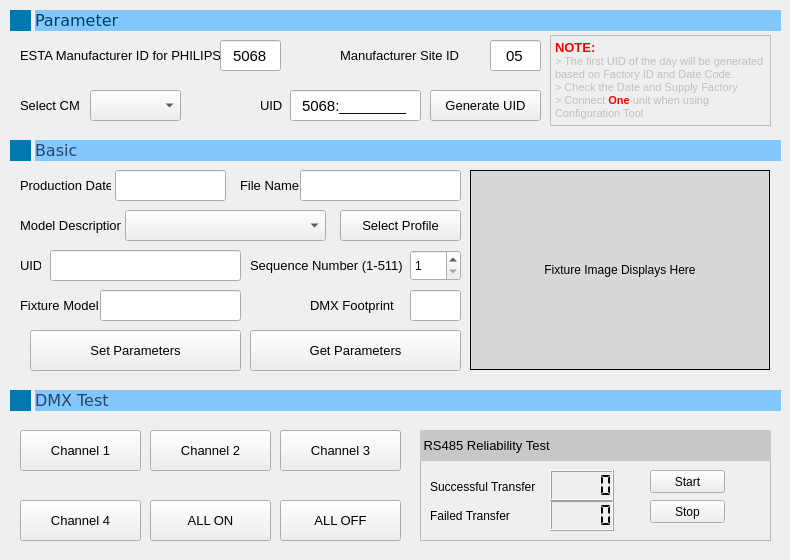
    <widget class="QWidget" name="configuration">
     <attribute name="title">
      <string>Configuration</string>
     </attribute>
     <widget class="QFrame" name="frame_3">
      <property name="geometry">
       <rect>
        <x>10</x>
        <y>410</y>
        <width>771</width>
        <height>141</height>
       </rect>
      </property>
      <property name="styleSheet">
       <string notr="true"/>
      </property>
      <property name="frameShape">
       <enum>QFrame::NoFrame</enum>
      </property>
      <property name="frameShadow">
       <enum>QFrame::Raised</enum>
      </property>
      <property name="lineWidth">
       <number>1</number>
      </property>
      <property name="midLineWidth">
       <number>1</number>
      </property>
      <widget class="QPushButton" name="pushButton_CH1">
       <property name="geometry">
        <rect>
         <x>10</x>
         <y>20</y>
         <width>121</width>
         <height>41</height>
        </rect>
       </property>
       <property name="font">
        <font>
         <pointsize>10</pointsize>
        </font>
       </property>
       <property name="text">
        <string>Channel 1</string>
       </property>
      </widget>
      <widget class="QPushButton" name="pushButton_CH2">
       <property name="geometry">
        <rect>
         <x>140</x>
         <y>20</y>
         <width>121</width>
         <height>41</height>
        </rect>
       </property>
       <property name="font">
        <font>
         <pointsize>10</pointsize>
        </font>
       </property>
       <property name="text">
        <string>Channel 2</string>
       </property>
      </widget>
      <widget class="QPushButton" name="pushButton_CH3">
       <property name="geometry">
        <rect>
         <x>270</x>
         <y>20</y>
         <width>121</width>
         <height>41</height>
        </rect>
       </property>
       <property name="font">
        <font>
         <pointsize>10</pointsize>
        </font>
       </property>
       <property name="text">
        <string>Channel 3</string>
       </property>
      </widget>
      <widget class="QPushButton" name="pushButton_CH4">
       <property name="geometry">
        <rect>
         <x>10</x>
         <y>90</y>
         <width>121</width>
         <height>41</height>
        </rect>
       </property>
       <property name="font">
        <font>
         <pointsize>10</pointsize>
        </font>
       </property>
       <property name="text">
        <string>Channel 4</string>
       </property>
      </widget>
      <widget class="QPushButton" name="pushButton_ALLON">
       <property name="geometry">
        <rect>
         <x>140</x>
         <y>90</y>
         <width>121</width>
         <height>41</height>
        </rect>
       </property>
       <property name="font">
        <font>
         <pointsize>10</pointsize>
        </font>
       </property>
       <property name="text">
        <string>ALL ON</string>
       </property>
      </widget>
      <widget class="QPushButton" name="pushButton_ALLOFF">
       <property name="geometry">
        <rect>
         <x>270</x>
         <y>90</y>
         <width>121</width>
         <height>41</height>
        </rect>
       </property>
       <property name="font">
        <font>
         <pointsize>10</pointsize>
        </font>
       </property>
       <property name="text">
        <string>ALL OFF</string>
       </property>
      </widget>
      <widget class="QLabel" name="label_14">
       <property name="geometry">
        <rect>
         <x>410</x>
         <y>20</y>
         <width>351</width>
         <height>31</height>
        </rect>
       </property>
       <property name="font">
        <font>
         <pointsize>10</pointsize>
        </font>
       </property>
       <property name="styleSheet">
        <string notr="true">background-color: rgb(200, 200, 200);</string>
       </property>
       <property name="text">
        <string> RS485 Reliability Test</string>
       </property>
      </widget>
      <widget class="QLabel" name="label_15">
       <property name="geometry">
        <rect>
         <x>420</x>
         <y>66</y>
         <width>131</width>
         <height>21</height>
        </rect>
       </property>
       <property name="text">
        <string>Successful Transfer</string>
       </property>
      </widget>
      <widget class="QLabel" name="label_16">
       <property name="geometry">
        <rect>
         <x>420</x>
         <y>90</y>
         <width>111</width>
         <height>31</height>
        </rect>
       </property>
       <property name="text">
        <string>Failed Transfer</string>
       </property>
      </widget>
      <widget class="QFrame" name="frame_4">
       <property name="geometry">
        <rect>
         <x>410</x>
         <y>40</y>
         <width>351</width>
         <height>91</height>
        </rect>
       </property>
       <property name="styleSheet">
        <string notr="true"/>
       </property>
       <property name="frameShape">
        <enum>QFrame::StyledPanel</enum>
       </property>
       <property name="frameShadow">
        <enum>QFrame::Raised</enum>
       </property>
       <widget class="QLCDNumber" name="lcdNumber_2">
        <property name="geometry">
         <rect>
          <x>130</x>
          <y>50</y>
          <width>64</width>
          <height>31</height>
         </rect>
        </property>
        <property name="segmentStyle">
         <enum>QLCDNumber::Flat</enum>
        </property>
       </widget>
       <widget class="QPushButton" name="pushButton_test">
        <property name="geometry">
         <rect>
          <x>230</x>
          <y>20</y>
          <width>75</width>
          <height>23</height>
         </rect>
        </property>
        <property name="text">
         <string>Start</string>
        </property>
       </widget>
       <widget class="QPushButton" name="pushButton_test_2">
        <property name="geometry">
         <rect>
          <x>230</x>
          <y>50</y>
          <width>75</width>
          <height>23</height>
         </rect>
        </property>
        <property name="text">
         <string>Stop</string>
        </property>
       </widget>
      </widget>
      <widget class="QLCDNumber" name="lcdNumber">
       <property name="geometry">
        <rect>
         <x>540</x>
         <y>60</y>
         <width>64</width>
         <height>31</height>
        </rect>
       </property>
       <property name="segmentStyle">
        <enum>QLCDNumber::Flat</enum>
       </property>
      </widget>
      <zorder>frame_4</zorder>
      <zorder>pushButton_CH1</zorder>
      <zorder>pushButton_CH2</zorder>
      <zorder>pushButton_CH3</zorder>
      <zorder>pushButton_CH4</zorder>
      <zorder>pushButton_ALLON</zorder>
      <zorder>pushButton_ALLOFF</zorder>
      <zorder>label_14</zorder>
      <zorder>label_15</zorder>
      <zorder>label_16</zorder>
      <zorder>lcdNumber</zorder>
     </widget>
     <widget class="QLabel" name="label_26">
      <property name="geometry">
       <rect>
        <x>35</x>
        <y>390</y>
        <width>746</width>
        <height>21</height>
       </rect>
      </property>
      <property name="font">
       <font>
        <family>Verdana</family>
        <pointsize>11</pointsize>
        <italic>true</italic>
       </font>
      </property>
      <property name="styleSheet">
       <string notr="true">background-color: rgb(130, 200, 255);</string>
      </property>
      <property name="text">
       <string>&lt;html&gt;&lt;head/&gt;&lt;body&gt;&lt;p&gt;&lt;span style=&quot; font-size:12pt; font-style:normal; color:#284664;&quot;&gt;DMX Test&lt;/span&gt;&lt;/p&gt;&lt;/body&gt;&lt;/html&gt;</string>
      </property>
     </widget>
     <widget class="QLabel" name="label_18">
      <property name="geometry">
       <rect>
        <x>35</x>
        <y>140</y>
        <width>746</width>
        <height>21</height>
       </rect>
      </property>
      <property name="font">
       <font>
        <family>Verdana</family>
        <pointsize>11</pointsize>
       </font>
      </property>
      <property name="styleSheet">
       <string notr="true">background-color: rgb(130, 200, 255);</string>
      </property>
      <property name="text">
       <string>&lt;html&gt;&lt;head/&gt;&lt;body&gt;&lt;p&gt;&lt;span style=&quot; font-size:12pt; color:#284664;&quot;&gt;Basic&lt;/span&gt;&lt;/p&gt;&lt;/body&gt;&lt;/html&gt;</string>
      </property>
     </widget>
     <widget class="QFrame" name="frame">
      <property name="geometry">
       <rect>
        <x>10</x>
        <y>30</y>
        <width>771</width>
        <height>101</height>
       </rect>
      </property>
      <property name="styleSheet">
       <string notr="true"/>
      </property>
      <property name="frameShape">
       <enum>QFrame::NoFrame</enum>
      </property>
      <property name="frameShadow">
       <enum>QFrame::Raised</enum>
      </property>
      <property name="lineWidth">
       <number>1</number>
      </property>
      <property name="midLineWidth">
       <number>1</number>
      </property>
      <widget class="QLabel" name="label_5">
       <property name="geometry">
        <rect>
         <x>10</x>
         <y>10</y>
         <width>201</width>
         <height>31</height>
        </rect>
       </property>
       <property name="font">
        <font>
         <pointsize>10</pointsize>
        </font>
       </property>
       <property name="text">
        <string>ESTA Manufacturer ID for PHILIPS</string>
       </property>
      </widget>
      <widget class="QLabel" name="label_9">
       <property name="geometry">
        <rect>
         <x>330</x>
         <y>10</y>
         <width>121</width>
         <height>31</height>
        </rect>
       </property>
       <property name="font">
        <font>
         <pointsize>10</pointsize>
        </font>
       </property>
       <property name="text">
        <string>Manufacturer Site ID</string>
       </property>
      </widget>
      <widget class="QLabel" name="label_11">
       <property name="geometry">
        <rect>
         <x>10</x>
         <y>60</y>
         <width>91</width>
         <height>31</height>
        </rect>
       </property>
       <property name="font">
        <font>
         <pointsize>10</pointsize>
        </font>
       </property>
       <property name="text">
        <string>Select CM</string>
       </property>
      </widget>
      <widget class="QLineEdit" name="lineEdit_3">
       <property name="enabled">
        <bool>true</bool>
       </property>
       <property name="geometry">
        <rect>
         <x>210</x>
         <y>10</y>
         <width>61</width>
         <height>31</height>
        </rect>
       </property>
       <property name="font">
        <font>
         <pointsize>11</pointsize>
        </font>
       </property>
       <property name="text">
        <string>5068</string>
       </property>
       <property name="alignment">
        <set>Qt::AlignCenter</set>
       </property>
       <property name="readOnly">
        <bool>true</bool>
       </property>
      </widget>
      <widget class="QLineEdit" name="lineEdit_4">
       <property name="enabled">
        <bool>true</bool>
       </property>
       <property name="geometry">
        <rect>
         <x>480</x>
         <y>10</y>
         <width>51</width>
         <height>31</height>
        </rect>
       </property>
       <property name="font">
        <font>
         <pointsize>11</pointsize>
        </font>
       </property>
       <property name="text">
        <string>05</string>
       </property>
       <property name="alignment">
        <set>Qt::AlignCenter</set>
       </property>
       <property name="readOnly">
        <bool>true</bool>
       </property>
      </widget>
      <widget class="QLineEdit" name="lineEdit_UID">
       <property name="geometry">
        <rect>
         <x>280</x>
         <y>60</y>
         <width>131</width>
         <height>31</height>
        </rect>
       </property>
       <property name="font">
        <font>
         <pointsize>11</pointsize>
        </font>
       </property>
       <property name="text">
        <string>5068:________</string>
       </property>
       <property name="alignment">
        <set>Qt::AlignCenter</set>
       </property>
      </widget>
      <widget class="QPushButton" name="GenerateUID_2">
       <property name="geometry">
        <rect>
         <x>420</x>
         <y>60</y>
         <width>111</width>
         <height>31</height>
        </rect>
       </property>
       <property name="font">
        <font>
         <pointsize>10</pointsize>
        </font>
       </property>
       <property name="text">
        <string>Generate UID</string>
       </property>
      </widget>
      <widget class="QComboBox" name="comboBox_CMList">
       <property name="geometry">
        <rect>
         <x>80</x>
         <y>60</y>
         <width>91</width>
         <height>31</height>
        </rect>
       </property>
      </widget>
      <widget class="QLabel" name="label_12">
       <property name="geometry">
        <rect>
         <x>250</x>
         <y>60</y>
         <width>31</width>
         <height>31</height>
        </rect>
       </property>
       <property name="font">
        <font>
         <pointsize>10</pointsize>
        </font>
       </property>
       <property name="text">
        <string>UID</string>
       </property>
      </widget>
      <widget class="QTextBrowser" name="textBrowser_2">
       <property name="enabled">
        <bool>false</bool>
       </property>
       <property name="geometry">
        <rect>
         <x>540</x>
         <y>5</y>
         <width>221</width>
         <height>91</height>
        </rect>
       </property>
       <property name="frameShape">
        <enum>QFrame::Box</enum>
       </property>
       <property name="frameShadow">
        <enum>QFrame::Plain</enum>
       </property>
       <property name="lineWidth">
        <number>1</number>
       </property>
       <property name="html">
        <string>&lt;!DOCTYPE HTML PUBLIC &quot;-//W3C//DTD HTML 4.0//EN&quot; &quot;http://www.w3.org/TR/REC-html40/strict.dtd&quot;&gt;
&lt;html&gt;&lt;head&gt;&lt;meta name=&quot;qrichtext&quot; content=&quot;1&quot; /&gt;&lt;style type=&quot;text/css&quot;&gt;
p, li { white-space: pre-wrap; }
&lt;/style&gt;&lt;/head&gt;&lt;body style=&quot; font-family:'MS Shell Dlg 2'; font-size:10pt; font-weight:400; font-style:normal;&quot;&gt;
&lt;p style=&quot; margin-top:0px; margin-bottom:0px; margin-left:0px; margin-right:0px; -qt-block-indent:0; text-indent:0px;&quot;&gt;&lt;span style=&quot; font-weight:600; color:#ff0000;&quot;&gt;NOTE:&lt;/span&gt;&lt;/p&gt;
&lt;p style=&quot; margin-top:0px; margin-bottom:0px; margin-left:0px; margin-right:0px; -qt-block-indent:0; text-indent:0px;&quot;&gt;&lt;span style=&quot; font-size:8pt;&quot;&gt;&amp;gt; The first UID of the day will be generated based on Factory ID and Date Code.&lt;/span&gt;&lt;/p&gt;
&lt;p style=&quot; margin-top:0px; margin-bottom:0px; margin-left:0px; margin-right:0px; -qt-block-indent:0; text-indent:0px;&quot;&gt;&lt;span style=&quot; font-size:8pt;&quot;&gt;&amp;gt; Check the Date and Supply Factory&lt;/span&gt;&lt;/p&gt;
&lt;p style=&quot; margin-top:0px; margin-bottom:0px; margin-left:0px; margin-right:0px; -qt-block-indent:0; text-indent:0px;&quot;&gt;&lt;span style=&quot; font-size:8pt;&quot;&gt;&amp;gt; Connect &lt;/span&gt;&lt;span style=&quot; font-size:8pt; font-weight:600; color:#ff0000;&quot;&gt;One&lt;/span&gt;&lt;span style=&quot; font-size:8pt;&quot;&gt; unit when using Configuration Tool&lt;/span&gt;&lt;/p&gt;&lt;/body&gt;&lt;/html&gt;</string>
       </property>
      </widget>
     </widget>
     <widget class="QLabel" name="label_13">
      <property name="geometry">
       <rect>
        <x>35</x>
        <y>10</y>
        <width>746</width>
        <height>21</height>
       </rect>
      </property>
      <property name="font">
       <font>
        <family>Verdana</family>
        <pointsize>11</pointsize>
       </font>
      </property>
      <property name="styleSheet">
       <string notr="true">background-color: rgb(130, 200, 255);</string>
      </property>
      <property name="text">
       <string>&lt;html&gt;&lt;head/&gt;&lt;body&gt;&lt;p&gt;&lt;span style=&quot; font-size:12pt; color:#003d5a;&quot;&gt;Parameter&lt;/span&gt;&lt;/p&gt;&lt;/body&gt;&lt;/html&gt;</string>
      </property>
     </widget>
     <widget class="QFrame" name="frame_2">
      <property name="enabled">
       <bool>true</bool>
      </property>
      <property name="geometry">
       <rect>
        <x>10</x>
        <y>160</y>
        <width>771</width>
        <height>221</height>
       </rect>
      </property>
      <property name="styleSheet">
       <string notr="true"/>
      </property>
      <property name="frameShape">
       <enum>QFrame::NoFrame</enum>
      </property>
      <property name="frameShadow">
       <enum>QFrame::Raised</enum>
      </property>
      <property name="lineWidth">
       <number>1</number>
      </property>
      <property name="midLineWidth">
       <number>1</number>
      </property>
      <widget class="QLabel" name="label_17">
       <property name="geometry">
        <rect>
         <x>10</x>
         <y>10</y>
         <width>91</width>
         <height>31</height>
        </rect>
       </property>
       <property name="font">
        <font>
         <pointsize>10</pointsize>
        </font>
       </property>
       <property name="text">
        <string>Production Date</string>
       </property>
      </widget>
      <widget class="QLineEdit" name="lineEdit_Today">
       <property name="enabled">
        <bool>true</bool>
       </property>
       <property name="geometry">
        <rect>
         <x>105</x>
         <y>10</y>
         <width>111</width>
         <height>31</height>
        </rect>
       </property>
       <property name="font">
        <font>
         <family>Lucida Sans Unicode</family>
         <pointsize>11</pointsize>
        </font>
       </property>
       <property name="text">
        <string/>
       </property>
       <property name="alignment">
        <set>Qt::AlignCenter</set>
       </property>
       <property name="readOnly">
        <bool>true</bool>
       </property>
      </widget>
      <widget class="QPushButton" name="pushButton_SelectPP">
       <property name="geometry">
        <rect>
         <x>330</x>
         <y>50</y>
         <width>121</width>
         <height>31</height>
        </rect>
       </property>
       <property name="font">
        <font>
         <pointsize>10</pointsize>
        </font>
       </property>
       <property name="text">
        <string>Select Profile</string>
       </property>
      </widget>
      <widget class="QPushButton" name="pushButton_SetPara">
       <property name="geometry">
        <rect>
         <x>20</x>
         <y>170</y>
         <width>211</width>
         <height>41</height>
        </rect>
       </property>
       <property name="font">
        <font>
         <pointsize>10</pointsize>
        </font>
       </property>
       <property name="text">
        <string>Set Parameters</string>
       </property>
      </widget>
      <widget class="QPushButton" name="pushButton_GetPara">
       <property name="geometry">
        <rect>
         <x>240</x>
         <y>170</y>
         <width>211</width>
         <height>41</height>
        </rect>
       </property>
       <property name="font">
        <font>
         <pointsize>10</pointsize>
        </font>
       </property>
       <property name="text">
        <string>Get Parameters</string>
       </property>
      </widget>
      <widget class="QComboBox" name="comboBox_ModelList">
       <property name="geometry">
        <rect>
         <x>115</x>
         <y>50</y>
         <width>201</width>
         <height>31</height>
        </rect>
       </property>
      </widget>
      <widget class="QLabel" name="label_19">
       <property name="geometry">
        <rect>
         <x>10</x>
         <y>50</y>
         <width>101</width>
         <height>31</height>
        </rect>
       </property>
       <property name="font">
        <font>
         <pointsize>10</pointsize>
        </font>
       </property>
       <property name="text">
        <string>Model Description</string>
       </property>
      </widget>
      <widget class="QLabel" name="label_20">
       <property name="geometry">
        <rect>
         <x>300</x>
         <y>130</y>
         <width>91</width>
         <height>31</height>
        </rect>
       </property>
       <property name="font">
        <font>
         <pointsize>10</pointsize>
        </font>
       </property>
       <property name="text">
        <string>DMX Footprint</string>
       </property>
      </widget>
      <widget class="QLabel" name="label_21">
       <property name="geometry">
        <rect>
         <x>240</x>
         <y>90</y>
         <width>211</width>
         <height>31</height>
        </rect>
       </property>
       <property name="font">
        <font>
         <pointsize>10</pointsize>
        </font>
       </property>
       <property name="text">
        <string>Sequence Number (1-511)</string>
       </property>
      </widget>
      <widget class="QSpinBox" name="spinBox">
       <property name="geometry">
        <rect>
         <x>400</x>
         <y>90</y>
         <width>51</width>
         <height>31</height>
        </rect>
       </property>
       <property name="minimum">
        <number>1</number>
       </property>
       <property name="maximum">
        <number>511</number>
       </property>
      </widget>
      <widget class="QLineEdit" name="lineEdit_foot">
       <property name="enabled">
        <bool>true</bool>
       </property>
       <property name="geometry">
        <rect>
         <x>400</x>
         <y>130</y>
         <width>51</width>
         <height>31</height>
        </rect>
       </property>
       <property name="text">
        <string/>
       </property>
       <property name="alignment">
        <set>Qt::AlignCenter</set>
       </property>
       <property name="readOnly">
        <bool>true</bool>
       </property>
      </widget>
      <widget class="QLabel" name="label_22">
       <property name="geometry">
        <rect>
         <x>10</x>
         <y>130</y>
         <width>91</width>
         <height>31</height>
        </rect>
       </property>
       <property name="font">
        <font>
         <pointsize>10</pointsize>
        </font>
       </property>
       <property name="text">
        <string>Fixture Model</string>
       </property>
      </widget>
      <widget class="QLineEdit" name="lineEdit_FixtureModel">
       <property name="enabled">
        <bool>true</bool>
       </property>
       <property name="geometry">
        <rect>
         <x>90</x>
         <y>130</y>
         <width>141</width>
         <height>31</height>
        </rect>
       </property>
       <property name="font">
        <font>
         <pointsize>10</pointsize>
        </font>
       </property>
       <property name="text">
        <string/>
       </property>
       <property name="readOnly">
        <bool>true</bool>
       </property>
      </widget>
      <widget class="QLabel" name="Config_PP">
       <property name="geometry">
        <rect>
         <x>460</x>
         <y>10</y>
         <width>300</width>
         <height>200</height>
        </rect>
       </property>
       <property name="styleSheet">
        <string notr="true">background-color: rgb(216, 216, 216);</string>
       </property>
       <property name="frameShape">
        <enum>QFrame::Box</enum>
       </property>
       <property name="text">
        <string>Fixture Image Displays Here</string>
       </property>
       <property name="alignment">
        <set>Qt::AlignCenter</set>
       </property>
      </widget>
      <widget class="QLabel" name="label_37">
       <property name="geometry">
        <rect>
         <x>10</x>
         <y>90</y>
         <width>21</width>
         <height>31</height>
        </rect>
       </property>
       <property name="font">
        <font>
         <pointsize>10</pointsize>
        </font>
       </property>
       <property name="text">
        <string>UID</string>
       </property>
      </widget>
      <widget class="QLineEdit" name="lineEdit_ProgramUID">
       <property name="geometry">
        <rect>
         <x>40</x>
         <y>90</y>
         <width>191</width>
         <height>31</height>
        </rect>
       </property>
      </widget>
      <widget class="QLineEdit" name="lineEdit_PPname">
       <property name="geometry">
        <rect>
         <x>290</x>
         <y>10</y>
         <width>161</width>
         <height>31</height>
        </rect>
       </property>
       <property name="readOnly">
        <bool>true</bool>
       </property>
      </widget>
      <widget class="QLabel" name="label_27">
       <property name="geometry">
        <rect>
         <x>230</x>
         <y>10</y>
         <width>61</width>
         <height>31</height>
        </rect>
       </property>
       <property name="font">
        <font>
         <pointsize>10</pointsize>
        </font>
       </property>
       <property name="text">
        <string>File Name</string>
       </property>
      </widget>
     </widget>
     <widget class="QLabel" name="label">
      <property name="geometry">
       <rect>
        <x>10</x>
        <y>10</y>
        <width>21</width>
        <height>21</height>
       </rect>
      </property>
      <property name="styleSheet">
       <string notr="true">background-color: rgb(0, 120, 176);</string>
      </property>
      <property name="text">
       <string/>
      </property>
     </widget>
     <widget class="QLabel" name="label_3">
      <property name="geometry">
       <rect>
        <x>10</x>
        <y>140</y>
        <width>21</width>
        <height>21</height>
       </rect>
      </property>
      <property name="styleSheet">
       <string notr="true">background-color: rgb(0, 120, 176);</string>
      </property>
      <property name="text">
       <string/>
      </property>
     </widget>
     <widget class="QLabel" name="label_4">
      <property name="geometry">
       <rect>
        <x>10</x>
        <y>390</y>
        <width>21</width>
        <height>21</height>
       </rect>
      </property>
      <property name="styleSheet">
       <string notr="true">background-color: rgb(0, 120, 176);</string>
      </property>
      <property name="text">
       <string/>
      </property>
     </widget>
    </widget>
